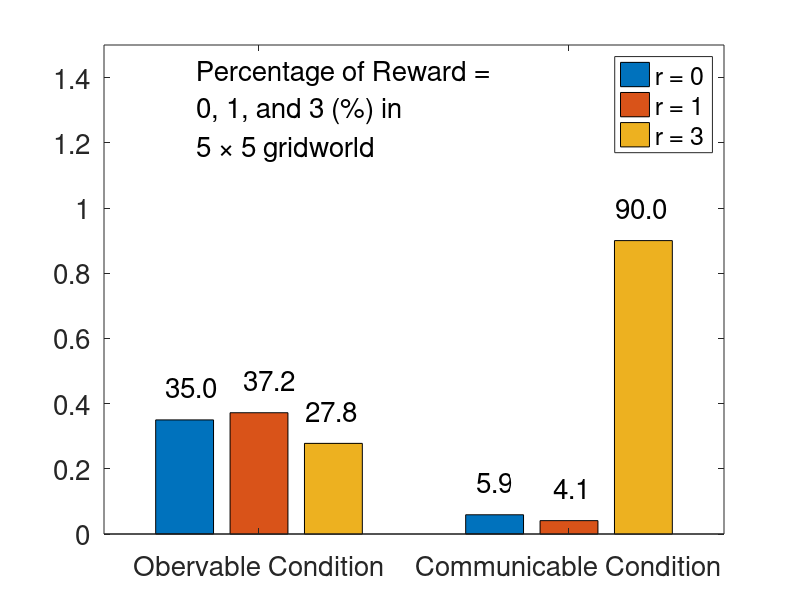

Write the MATLAB code that produced this figure.
% plot 3by3 to 5 by5
%{
figure(2);

action_3by3 = [0.065 0.057 0.878; 0.034 0.039 0.927 ];
x=1:1:6;
% bar(x,action_a);
bar(action_3by3);

ylim([0 1.5])

for i = 1:2
    text(x(i)-0.3, action_3by3(i)+0.1, num2str(action_3by3(i)*100,'%2.1f'), 'Fontsize',20);   
end

for i = 3:4
    text(x(i)-2.05, action_3by3(i)+0.1, num2str(action_3by3(i)*100,'%2.1f'), 'Fontsize',20);   
end

for i = 5:6
    text(x(i)-3.85, action_3by3(i)+0.1, num2str(action_3by3(i)*100,'%2.1f'), 'Fontsize',20);   
end

textstr={'Percentage of Reward = ';'0, 1, and 3 (%) in'; '3 \times 3 gridworld'};
text(0.8, 1.3,textstr,'fontsize',20);
set(gca,'xticklabel', {'Observable Condition', '   Communicable Condition'}, 'Fontsize', 20)
legend('r = 0','r = 1','r = 3')
%}
%{
figure(3);
action_4by4 = [0.297 0.307 0.396; 0.055 0.036 0.909 ];
x=1:1:6;
% bar(x,action_a);
bar(action_4by4);

ylim([0 1.5])

for i = 1:2
    text(x(i)-0.3, action_4by4(i)+0.1, num2str(action_4by4(i)*100,'%2.1f'), 'Fontsize',20);   
end

for i = 3:4
    text(x(i)-2.05, action_4by4(i)+0.1, num2str(action_4by4(i)*100,'%2.1f'), 'Fontsize',20);   
end

for i = 5:6
    text(x(i)-3.85, action_4by4(i)+0.1, num2str(action_4by4(i)*100,'%2.1f'), 'Fontsize',20);   
end


textstr={'Percentage of Reward = ';'0, 1, and 3 (%) in';'4 \times 4 gridworld'};
text(0.8, 1.3,textstr,'fontsize',20);
set(gca,'xticklabel', {'Observable Conditio','   Communicalbe Condition'}, 'Fontsize', 20)
legend('r = 0','r = 1','r = 3')
%}
%
figure(4);
action_5by5 = [0.350 0.372 0.278; 0.059  0.041  0.90 ];
x=1:1:6;
% bar(x,action_a);
b = bar(action_5by5);

ylim([0 1.5])

for i = 1:2
    text(x(i)-0.3, action_5by5(i)+0.1, num2str(action_5by5(i)*100,'%2.1f'), 'Fontsize',20);   
end

for i = 3:4
    text(x(i)-2.05, action_5by5(i)+0.1, num2str(action_5by5(i)*100,'%2.1f'), 'Fontsize',20);   
end

for i = 5:6
    text(x(i)-3.85, action_5by5(i)+0.1, num2str(action_5by5(i)*100,'%2.1f'), 'Fontsize',20);   
end


textstr={'Percentage of Reward = ';'0, 1, and 3 (%) in';'5 \times 5 gridworld'};
text(0.8, 1.3,textstr,'fontsize',20);
set(gca,'xticklabel', {'Obervable Condition','   Communicable Condition'}, 'Fontsize', 20)
legend('r = 0','r = 1','r = 3')
%}